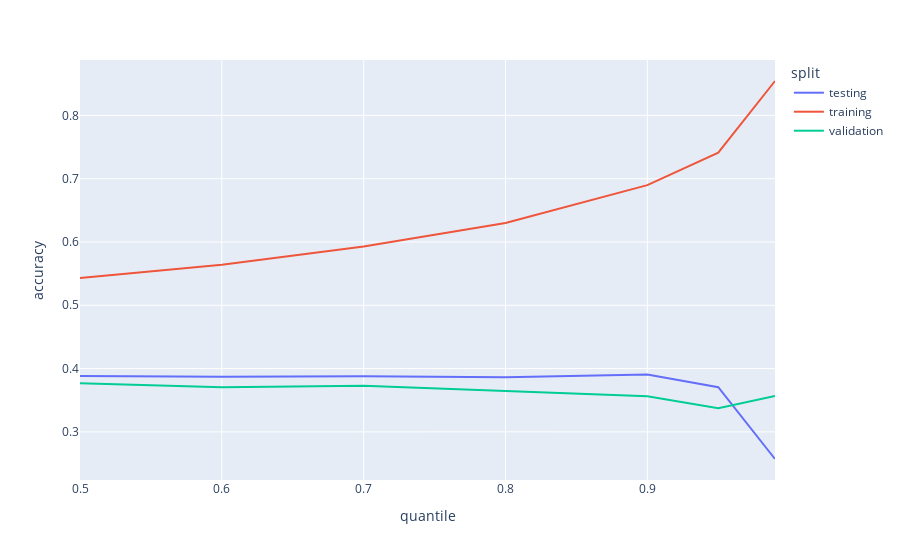

Notebook code cell kept with this figure:
### Code cell
plot_df = summary_df.xs(key='accuracy', level='value').T
plot_df.index.name = 'quantile'
px.line(plot_df, labels={'value':'accuracy'})

### Figure 1 — Plotly figure (JSON) as saved in the notebook; plotly's stock layout.template omitted (floating-point values rounded to 4 significant figures)
{"data": [{"hovertemplate": "split=testing<br>quantile=%{x}<br>accuracy=%{y}<extra></extra>", "legendgroup": "testing", "line": {"color": "#636efa", "dash": "solid"}, "marker": {"symbol": "circle"}, "mode": "lines", "name": "testing", "orientation": "v", "showlegend": true, "type": "scatter", "x": [0.5, 0.6, 0.7, 0.8, 0.9, 0.95, 0.99], "xaxis": "x", "y": [0.3883, 0.387, 0.3878, 0.3863, 0.3907, 0.3706, 0.2571], "yaxis": "y"}, {"hovertemplate": "split=training<br>quantile=%{x}<br>accuracy=%{y}<extra></extra>", "legendgroup": "training", "line": {"color": "#EF553B", "dash": "solid"}, "marker": {"symbol": "circle"}, "mode": "lines", "name": "training", "orientation": "v", "showlegend": true, "type": "scatter", "x": [0.5, 0.6, 0.7, 0.8, 0.9, 0.95, 0.99], "xaxis": "x", "y": [0.5429, 0.564, 0.5927, 0.6301, 0.6898, 0.7413, 0.8544], "yaxis": "y"}, {"hovertemplate": "split=validation<br>quantile=%{x}<br>accuracy=%{y}<extra></extra>", "legendgroup": "validation", "line": {"color": "#00cc96", "dash": "solid"}, "marker": {"symbol": "circle"}, "mode": "lines", "name": "validation", "orientation": "v", "showlegend": true, "type": "scatter", "x": [0.5, 0.6, 0.7, 0.8, 0.9, 0.95, 0.99], "xaxis": "x", "y": [0.3767, 0.3706, 0.3727, 0.3646, 0.3563, 0.3372, 0.3567], "yaxis": "y"}], "layout": {"legend": {"title": {"text": "split"}, "tracegroupgap": 0}, "margin": {"t": 60}, "xaxis": {"anchor": "y", "domain": [0, 1], "title": {"text": "quantile"}}, "yaxis": {"anchor": "x", "domain": [0, 1], "title": {"text": "accuracy"}}}}
